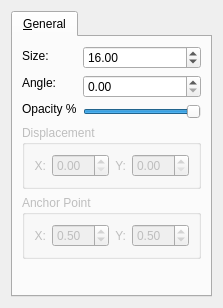
<?xml version="1.0" encoding="UTF-8"?>
<ui version="4.0">
 <class>GraphicWidgetForm</class>
 <widget class="QWidget" name="GraphicWidgetForm">
  <property name="geometry">
   <rect>
    <x>0</x>
    <y>0</y>
    <width>201</width>
    <height>308</height>
   </rect>
  </property>
  <property name="windowTitle">
   <string>Form</string>
  </property>
  <layout class="QGridLayout" name="gridLayout_9">
   <item row="0" column="0">
    <widget class="QTabWidget" name="m_graphicTabWidget">
     <property name="currentIndex">
      <number>0</number>
     </property>
     <widget class="QWidget" name="generalTab">
      <attribute name="title">
       <string>&amp;General</string>
      </attribute>
      <layout class="QGridLayout" name="gridLayout_8">
       <item row="0" column="0">
        <layout class="QGridLayout" name="gridLayout_3">
         <item row="2" column="0">
          <widget class="QGroupBox" name="m_anchorPointGroupBox">
           <property name="enabled">
            <bool>false</bool>
           </property>
           <property name="title">
            <string>Anchor Point</string>
           </property>
           <property name="flat">
            <bool>true</bool>
           </property>
           <layout class="QGridLayout" name="gridLayout_7">
            <item row="0" column="0">
             <layout class="QGridLayout" name="gridLayout_6">
              <item row="0" column="0">
               <widget class="QLabel" name="m_anchorPointXLabel">
                <property name="text">
                 <string>X:</string>
                </property>
                <property name="alignment">
                 <set>Qt::AlignRight|Qt::AlignTrailing|Qt::AlignVCenter</set>
                </property>
               </widget>
              </item>
              <item row="0" column="1">
               <widget class="QDoubleSpinBox" name="m_anchorPointXDoubleSpinBox">
                <property name="sizePolicy">
                 <sizepolicy hsizetype="Expanding" vsizetype="Fixed">
                  <horstretch>0</horstretch>
                  <verstretch>0</verstretch>
                 </sizepolicy>
                </property>
                <property name="maximum">
                 <double>1.000000000000000</double>
                </property>
                <property name="singleStep">
                 <double>0.100000000000000</double>
                </property>
                <property name="value">
                 <double>0.500000000000000</double>
                </property>
               </widget>
              </item>
              <item row="0" column="2">
               <widget class="QLabel" name="m_anchorPointYLabel">
                <property name="text">
                 <string>Y:</string>
                </property>
                <property name="alignment">
                 <set>Qt::AlignRight|Qt::AlignTrailing|Qt::AlignVCenter</set>
                </property>
               </widget>
              </item>
              <item row="0" column="3">
               <widget class="QDoubleSpinBox" name="m_anchorPointYDoubleSpinBox">
                <property name="sizePolicy">
                 <sizepolicy hsizetype="Expanding" vsizetype="Fixed">
                  <horstretch>0</horstretch>
                  <verstretch>0</verstretch>
                 </sizepolicy>
                </property>
                <property name="maximum">
                 <double>1.000000000000000</double>
                </property>
                <property name="singleStep">
                 <double>0.100000000000000</double>
                </property>
                <property name="value">
                 <double>0.500000000000000</double>
                </property>
               </widget>
              </item>
             </layout>
            </item>
           </layout>
          </widget>
         </item>
         <item row="0" column="0">
          <layout class="QFormLayout" name="formLayout">
           <item row="0" column="0">
            <layout class="QGridLayout" name="gridLayout">
             <item row="0" column="0">
              <widget class="QLabel" name="m_graphicSizeLabel">
               <property name="text">
                <string>Size:</string>
               </property>
              </widget>
             </item>
             <item row="1" column="0">
              <widget class="QLabel" name="m_graphicAngleLabel">
               <property name="text">
                <string>Angle:</string>
               </property>
              </widget>
             </item>
             <item row="2" column="0">
              <widget class="QLabel" name="m_graphicOpacityLabel">
               <property name="text">
                <string>Opacity %</string>
               </property>
              </widget>
             </item>
            </layout>
           </item>
           <item row="0" column="1">
            <layout class="QGridLayout" name="gridLayout_2">
             <item row="0" column="0">
              <widget class="QDoubleSpinBox" name="m_graphicSizeDoubleSpinBox">
               <property name="sizePolicy">
                <sizepolicy hsizetype="Expanding" vsizetype="Fixed">
                 <horstretch>0</horstretch>
                 <verstretch>0</verstretch>
                </sizepolicy>
               </property>
               <property name="maximum">
                <double>1024.000000000000000</double>
               </property>
               <property name="value">
                <double>16.000000000000000</double>
               </property>
              </widget>
             </item>
             <item row="1" column="0">
              <widget class="QDoubleSpinBox" name="m_graphicAngleDoubleSpinBox">
               <property name="sizePolicy">
                <sizepolicy hsizetype="Expanding" vsizetype="Fixed">
                 <horstretch>0</horstretch>
                 <verstretch>0</verstretch>
                </sizepolicy>
               </property>
               <property name="maximum">
                <double>360.000000000000000</double>
               </property>
               <property name="singleStep">
                <double>10.000000000000000</double>
               </property>
              </widget>
             </item>
             <item row="2" column="0">
              <widget class="QSlider" name="m_graphicOpacitySlider">
               <property name="maximum">
                <number>100</number>
               </property>
               <property name="singleStep">
                <number>10</number>
               </property>
               <property name="pageStep">
                <number>10</number>
               </property>
               <property name="value">
                <number>100</number>
               </property>
               <property name="orientation">
                <enum>Qt::Horizontal</enum>
               </property>
              </widget>
             </item>
            </layout>
           </item>
          </layout>
         </item>
         <item row="1" column="0">
          <widget class="QGroupBox" name="m_displacementGroupBox">
           <property name="enabled">
            <bool>false</bool>
           </property>
           <property name="title">
            <string>Displacement</string>
           </property>
           <property name="flat">
            <bool>true</bool>
           </property>
           <layout class="QGridLayout" name="gridLayout_5">
            <item row="0" column="0">
             <layout class="QGridLayout" name="gridLayout_4">
              <item row="0" column="2">
               <widget class="QLabel" name="m_displacementYLabel">
                <property name="text">
                 <string>Y:</string>
                </property>
                <property name="alignment">
                 <set>Qt::AlignRight|Qt::AlignTrailing|Qt::AlignVCenter</set>
                </property>
               </widget>
              </item>
              <item row="0" column="0">
               <widget class="QLabel" name="m_displacementXLabel">
                <property name="text">
                 <string>X:</string>
                </property>
                <property name="alignment">
                 <set>Qt::AlignRight|Qt::AlignTrailing|Qt::AlignVCenter</set>
                </property>
               </widget>
              </item>
              <item row="0" column="1">
               <widget class="QDoubleSpinBox" name="m_displacementXDoubleSpinBox">
                <property name="sizePolicy">
                 <sizepolicy hsizetype="Expanding" vsizetype="Fixed">
                  <horstretch>0</horstretch>
                  <verstretch>0</verstretch>
                 </sizepolicy>
                </property>
               </widget>
              </item>
              <item row="0" column="3">
               <widget class="QDoubleSpinBox" name="m_displacementYDoubleSpinBox">
                <property name="sizePolicy">
                 <sizepolicy hsizetype="Expanding" vsizetype="Fixed">
                  <horstretch>0</horstretch>
                  <verstretch>0</verstretch>
                 </sizepolicy>
                </property>
               </widget>
              </item>
             </layout>
            </item>
           </layout>
          </widget>
         </item>
         <item row="3" column="0">
          <spacer name="verticalSpacer">
           <property name="orientation">
            <enum>Qt::Vertical</enum>
           </property>
           <property name="sizeHint" stdset="0">
            <size>
             <width>20</width>
             <height>40</height>
            </size>
           </property>
          </spacer>
         </item>
        </layout>
       </item>
      </layout>
     </widget>
    </widget>
   </item>
  </layout>
 </widget>
 <tabstops>
  <tabstop>m_graphicSizeDoubleSpinBox</tabstop>
  <tabstop>m_graphicAngleDoubleSpinBox</tabstop>
  <tabstop>m_graphicOpacitySlider</tabstop>
  <tabstop>m_displacementXDoubleSpinBox</tabstop>
  <tabstop>m_displacementYDoubleSpinBox</tabstop>
  <tabstop>m_anchorPointXDoubleSpinBox</tabstop>
  <tabstop>m_anchorPointYDoubleSpinBox</tabstop>
 </tabstops>
 <resources/>
 <connections/>
</ui>
